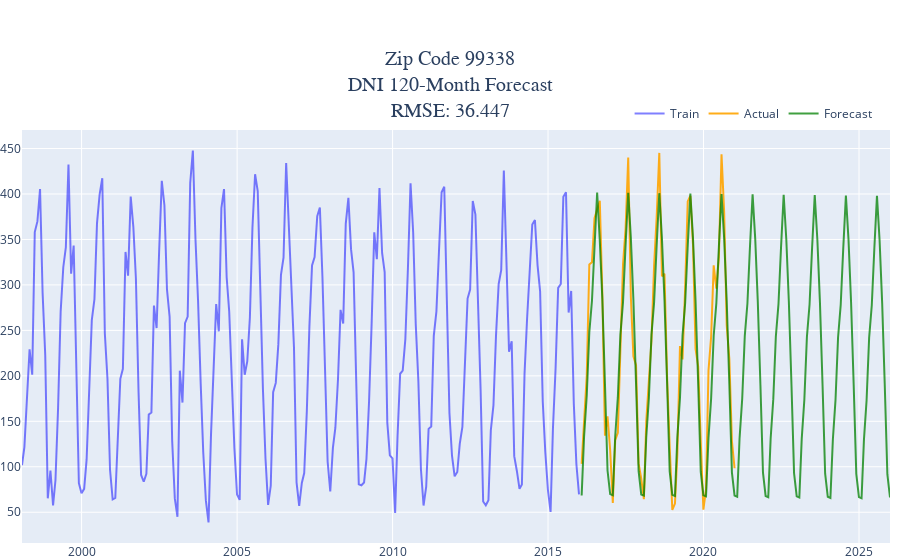

The cell this chart's notebook holds for it:
### Code cell
forecast = ts_tools.sarima_model(
    sarima_train,
    *best_order,
    s=12,
    num_fc=119,
    forecast=True,
)

actual = sarima_test
rmse = np.sqrt(np.mean((forecast - actual) ** 2))

data_names = ("Train", "Actual", "Forecast")
data_streams = [sarima_train, actual, forecast]

colors = (("blue", 0.5), ("orange", 0.9), ("green", 0.75))

fig = go.Figure()

columns[forecast_on_idx]

for idx, data in enumerate(data_streams):
    fig.add_trace(
        go.Scatter(
            x=data.index,
            y=data,
            opacity=colors[idx][1],
            mode="lines",
            name=data_names[idx],
            line=dict(color=colors[idx][0], width=2),
            connectgaps=True,
        )
    )

fig.update_layout(
    title=dict(
        text=(
            f"Zip Code {distinct_zipcodes[zipcode_index]}<br>{columns[forecast_on_idx]} {len(forecast)}-Month Forecast<br>RMSE: {rmse:0.3f}"
        ),
        xanchor="center",
        x=0.5,
        font=dict(
            family="Arial",
            size=20,
        ),
    ),
    title_pad=dict(
        t=0,
        b=0,
    ),
    autosize=True,
    height=600,
    margin=dict(
        l=10,
        r=10,
        b=0,
        t=130,
        pad=0,
    ),
    legend=dict(
        orientation="h",
        yanchor="top",
        y=1.075,
        x=.70,
    ),
)

fig.show()
